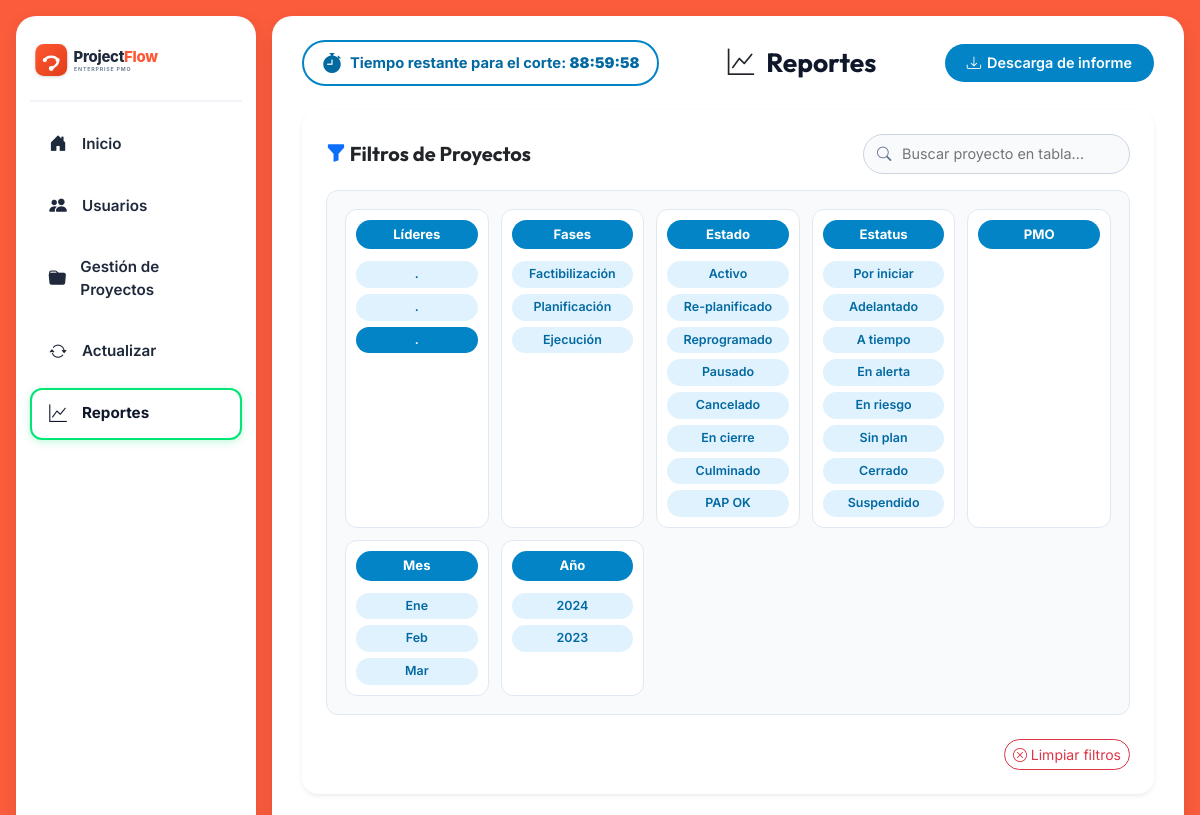
Page /admin_user/reports/?leader=mary1 (signed in, upper part) on the earlier database version.
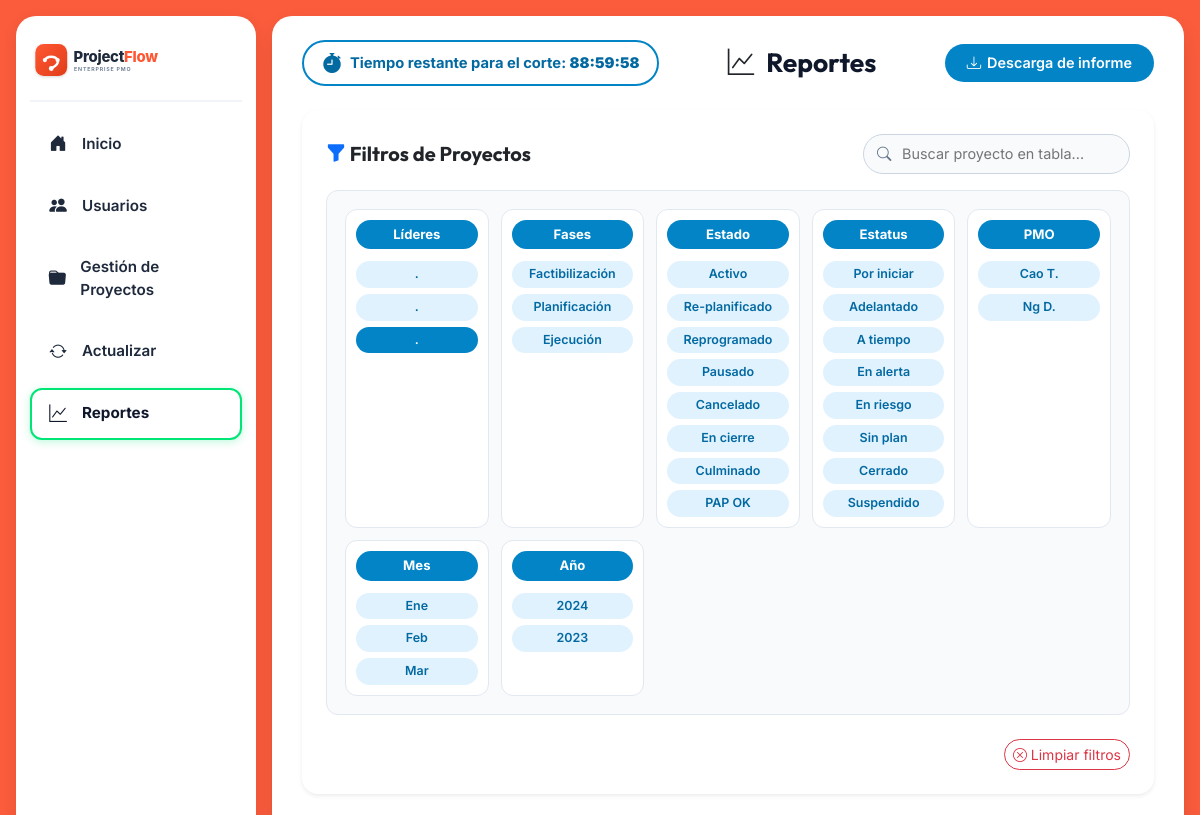
Same page on the later database version.
### admin_user/models.py (models this page shows, shortened)
class CustomUser(AbstractUser):
    ROLE_ADMIN = 'Administrador'
    ROLE_COORDINATOR = 'Coordinador'
    ROLE_PMO = 'PMO'
    ROLE_GUEST = 'Invitado'
    ROLE_CHOICES = [
        (ROLE_ADMIN, 'Administrador'),
        (ROLE_COORDINATOR, 'Coordinador'),
        (ROLE_PMO, 'PMO'),
        (ROLE_GUEST, 'Invitado'),
    ]
    role = models.CharField(
        max_length=25,
        choices=ROLE_CHOICES,
        default=ROLE_COORDINATOR,
        verbose_name="Rol"
    )
    poo = models.CharField(
        max_length=120,
        blank=True,
        null=True,
        verbose_name="POO / Cargo"
    )
    personal_email = models.EmailField(
        blank=True,
        null=True,
        verbose_name="Correo Electrónico Personal"
    )
    phone = models.CharField(
        max_length=40,
        blank=True,
        null=True,
        verbose_name="Número de Teléfono"
    )
    avatar_color = models.CharField(
        max_length=20,
        default='#FF5733',
        verbose_name="Color de Avatar"
    )
    failed_login_attempts = models.PositiveIntegerField(
        default=0,
        verbose_name="Intentos Fallidos de Inicio de Sesión"
    )
    created_at = models.DateTimeField(auto_now_add=True, null=True, blank=True)
    updated_at = models.DateTimeField(auto_now=True, null=True, blank=True)
    class Meta:
        verbose_name = "Usuario"
        verbose_name_plural = "Usuarios"
        ordering = ['first_name', 'last_name', 'username']
    @property
    def full_name_or_username(self) -> str:
        full_name = self.get_full_name().strip()
        return full_name if full_name else self.username
    @property
    def initials(self) -> str:
        name = self.full_name_or_username
        parts = name.split()
        if len(parts) >= 2:
            return f"{parts[0][0]}{parts[1][0]}".upper()
        return name[:2].upper() if name else "US"
    @property
    def is_admin_role(self) -> bool:
        return self.is_superuser or self.role == self.ROLE_ADMIN
    @property
    def role_badge_class(self) -> str:
        badge_map = {
            self.ROLE_ADMIN: 'badge-admin',
            self.ROLE_COORDINATOR: 'badge-coordinador',
            self.ROLE_PMO: 'badge-pmo',
            self.ROLE_GUEST: 'badge-guest',
        }
        return badge_map.get(self.role, 'badge-pmo')

### admin_user/views.py (the view)
# urls.py: path('reports/', views.report_view, name='report_view'),
@login_required
def report_view(request: HttpRequest) -> HttpResponse:
    projects_qs = Project.objects.select_related('owner', 'assigned_user').all()
    filter_form = ReportFilterForm(request.GET or None)
    selected_phase = request.GET.get('phase', '')
    selected_status = request.GET.get('status', '')
    selected_estatus = request.GET.get('estatus', '')
    selected_leader = request.GET.get('leader', '')
    selected_pmo = request.GET.get('pmo', '')
    selected_month = request.GET.get('month', '')
    selected_year = request.GET.get('year', '')
    search_q = request.GET.get('q', '').strip()
    if search_q:
        projects_qs = projects_qs.filter(
            Q(code__icontains=search_q) | Q(name__icontains=search_q)
        )
    if selected_phase:
        projects_qs = projects_qs.filter(phase=selected_phase)
    if selected_status:
        projects_qs = projects_qs.filter(status=selected_status)
    if selected_estatus:
        projects_qs = projects_qs.filter(estatus=selected_estatus)
    if selected_leader:
        projects_qs = projects_qs.filter(owner__username=selected_leader)
    if selected_pmo:
        projects_qs = projects_qs.filter(assigned_user__username=selected_pmo)
    if selected_month and selected_month.isdigit():
        projects_qs = projects_qs.filter(created_at__month=int(selected_month))
    if selected_year and selected_year.isdigit():
        projects_qs = projects_qs.filter(created_at__year=int(selected_year))
    phase_counts = list(projects_qs.values('phase').annotate(count=Count('id')).order_by('phase'))
    status_counts = list(projects_qs.values('status').annotate(count=Count('id')).order_by('status'))
    estatus_counts = list(projects_qs.values('estatus').annotate(count=Count('id')).order_by('estatus'))
    total_projects = projects_qs.count()
    monthly_trends = MonthlyTrend.objects.all().order_by('month_number')
    months_labels = [m.month_name for m in monthly_trends]
    trend_in_progress = [m.in_progress for m in monthly_trends]
    trend_paused = [m.paused for m in monthly_trends]
    trend_closing = [m.closing for m in monthly_trends]
    trend_completed = [m.completed for m in monthly_trends]
    trend_cancelled = [m.cancelled for m in monthly_trends]
    trend_total = [m.total for m in monthly_trends]
    phase_labels = ['Factibilizacion', 'Planificacion', 'Ejecucion']
    phase_counts_dict = {p['phase']: p['count'] for p in phase_counts}
    phase_chart_data = [phase_counts_dict.get(pl, 0) for pl in phase_labels]
    leaders = CustomUser.objects.filter(role__in=[CustomUser.ROLE_ADMIN, CustomUser.ROLE_COORDINATOR])[:3]
    pmos = CustomUser.objects.filter(role=CustomUser.ROLE_PMO)[:2]
    context = {
        'projects': projects_qs[:30],
        'total_count': total_projects,
        'filter_form': filter_form,
        'phase_counts': phase_counts,
        'status_counts': status_counts,
        'estatus_counts': estatus_counts,
        'months_labels_json': json.dumps(months_labels),
        'trend_in_progress_json': json.dumps(trend_in_progress),
        'trend_paused_json': json.dumps(trend_paused),
        'trend_closing_json': json.dumps(trend_closing),
        'trend_completed_json': json.dumps(trend_completed),
        'trend_cancelled_json': json.dumps(trend_cancelled),
        'trend_total_json': json.dumps(trend_total),
        'phase_labels_json': json.dumps(phase_labels),
        'phase_chart_data_json': json.dumps(phase_chart_data),
        'selected_phase': selected_phase,
        'selected_status': selected_status,
        'selected_estatus': selected_estatus,
        'selected_leader': selected_leader,
        'selected_pmo': selected_pmo,
        'selected_month': selected_month,
        'selected_year': selected_year,
        'leaders': leaders,
        'pmos': pmos,
    }
    return render(request, 'admin_user/report.html', context)

### admin_user/forms.py
class ReportFilterForm(forms.Form):
    q = forms.CharField(required=False, widget=forms.TextInput(attrs={'class': 'form-control', 'placeholder': 'Buscar proyecto...'}))
    phase = forms.ChoiceField(choices=[('', 'Todas')] + Project.PHASE_CHOICES, required=False)
    status = forms.ChoiceField(choices=[('', 'Todos')] + Project.STATUS_CHOICES, required=False)
    estatus = forms.ChoiceField(choices=[('', 'Todos')] + Project.ESTATUS_CHOICES, required=False)
    user = forms.ModelChoiceField(queryset=CustomUser.objects.all(), required=False, empty_label="Todos los usuarios")
    month = forms.ChoiceField(choices=[('', 'Todos')] + [(str(i), f"Mes {i}") for i in range(1, 13)], required=False)
    year = forms.ChoiceField(choices=[('', 'Todos')] + [(str(i), str(i)) for i in range(2021, 2027)], required=False)

### admin_user/templates/admin_user/report.html (shortened to what the changed rows need)
{% extends 'admin_user/base.html' %}
{% load static %}
{% block content %}
<div class="view-header">
    <h1 class="view-header-title text-center mx-auto my-0">
        <i class="bi bi-graph-up text-dark"></i> Reportes
    </h1>
</div>
<div class="card border-0 shadow-sm rounded-4 p-4 mb-4">
    <form method="GET" action="{% url 'report_view' %}" id="reportFiltersForm">
        <div class="report-filter-grid">
            <div class="filter-category-card">
                <div class="filter-category-title">Líderes</div>
                {% for leader in leaders %}
                    <a href="?leader={{ leader.username }}" class="filter-pill-option {% if selected_leader == leader.username %}active{% endif %}">
                        {{ leader.first_name }} {{ leader.last_name|slice:":1" }}.
                    </a>
                {% endfor %}
            </div>
            <div class="filter-category-card">
                <div class="filter-category-title">PMO</div>
                {% for pmo in pmos %}
                    <a href="?pmo={{ pmo.username }}" class="filter-pill-option {% if selected_pmo == pmo.username %}active{% endif %}">
                        {{ pmo.first_name }} {{ pmo.last_name|slice:":1" }}.
                    </a>
                {% endfor %}
            </div>
        </div>
    </form>
</div>
{% endblock %}

Differences in the rows shown:
added CustomUser: first_name "Cao", last_name "T"
added CustomUser: first_name "Ng", last_name "D"
